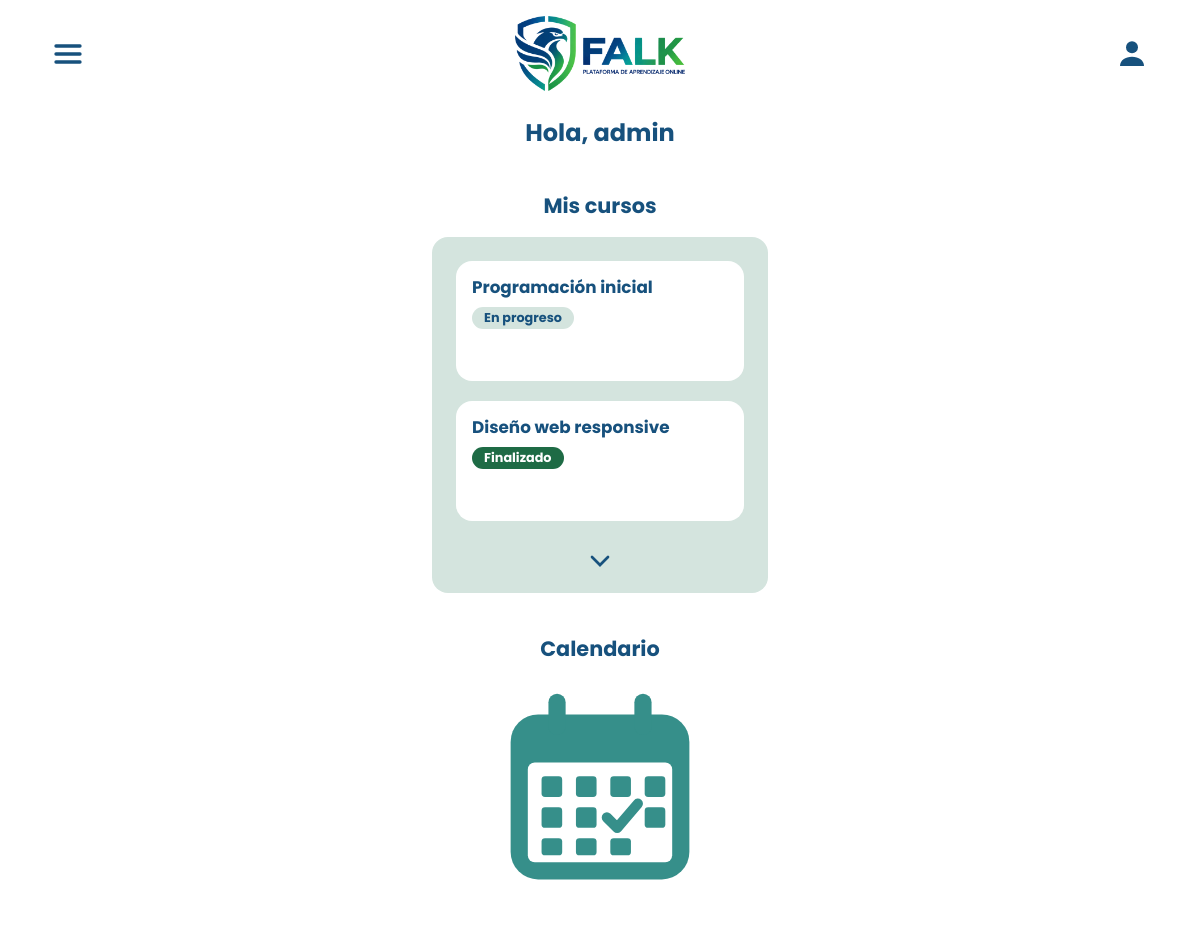
/pages-back/home.php (signed in), run on the app's committed database.
### tables this page shows
CREATE TABLE `cursos` (
  `id` int(11) NOT NULL,
  `user_id` int(11) NOT NULL,
  `nombre` varchar(255) NOT NULL,
  `estado` enum('en_progreso','finalizado') DEFAULT 'en_progreso',
  `fecha_fin` date DEFAULT NULL
);

### config/cursos-mock.php (called while the page is built, shortened)
<?php
function obtenerCursosDeUsuario(int $user_id): array {
    try {
        $pdo = DB::getConnection();
        $sql = "SELECT id, nombre, estado, fecha_fin FROM cursos WHERE user_id = ?";
        $stmt = $pdo->prepare($sql);
        $stmt->execute([$user_id]);
        return $stmt->fetchAll();
    } catch (PDOException $e) {
        return [];
    }
}
?>

### pages-back/home.php (the view, shortened to what this page needs)
<?php
require_once __DIR__ . '/../config/cursos-mock.php';
$usuario_id = $_SESSION['user_id'];
$cursos_del_usuario = obtenerCursosDeUsuario($usuario_id);
?>
<!DOCTYPE html>
<html lang="es">
<head>
    <link rel="stylesheet" href="../styles/styles.css">
</head>
<body>
    <header class="barra-superior">
        <button type="button" class="boton-icono" id="boton-menu" aria-label="Abrir menú" aria-expanded="false" aria-controls="menu-principal">
            <svg viewBox="0 0 24 24" fill="none" stroke="currentColor" stroke-width="2.5" stroke-linecap="round" aria-hidden="true">
                <line x1="3" y1="6" x2="21" y2="6" />
                <line x1="3" y1="12" x2="21" y2="12" />
                <line x1="3" y1="18" x2="21" y2="18" />
            </svg>
        </button>
        <img src="../pictures/logo-falk.png" alt="FALK - Plataforma de aprendizaje online" class="logo">
        <a href="perfil.php" class="boton-icono" aria-label="Mi perfil">
            <svg viewBox="0 0 24 24" fill="currentColor" aria-hidden="true">
                <circle cx="12" cy="7" r="4.5" />
                <path d="M3 21c0-4.4 4-7 9-7s9 2.6 9 7z" />
            </svg>
        </a>
    </header>
    <main class="contenedor-principal">
        <section class="seccion-home">
            <h1>Hola, <?= htmlspecialchars($_SESSION['username'], ENT_QUOTES, 'UTF-8') ?></h1>
        </section>
        <section class="seccion-home">
            <h2>Mis cursos</h2>
            <div class="contenedor-cursos">
                <?php
                $contador = 0;
                if (empty($cursos_del_usuario)) {
                    echo '<p class="sin-cursos">No estás inscripto en ningún curso todavía.</p>';
                } else {
                    foreach ($cursos_del_usuario as $curso) {
                        $contador++;
                        $clasesCss = "tarjeta-curso";
                        if ($contador > 2) {
                            $clasesCss .= " curso-extra oculto";
                        }
                        $estadoCss = ($curso['estado'] === 'finalizado') ? 'finalizado' : 'en-progreso';
                        $estadoTexto = ($curso['estado'] === 'finalizado') ? 'Finalizado' : 'En progreso';
                ?>
                        <article class="<?php echo $clasesCss; ?>">
                            <h3><?php echo htmlspecialchars($curso['nombre']); ?></h3>
                            <p class="estado-curso <?php echo $estadoCss; ?>"><?php echo $estadoTexto; ?></p>
                        </article>
                <?php
                    }
                }
                ?>
                <?php if (!empty($cursos_del_usuario) && count($cursos_del_usuario) > 2): ?>
                    <button type="button" id="btn-mostrar-mas" class="boton-icono boton-desplegable" aria-label="Ver más cursos" aria-expanded="false"> <svg viewBox="0 0 24 24" fill="none" stroke="currentColor" stroke-width="2" stroke-linecap="round" aria-hidden="true">
                            <polyline points="6 9 12 15 18 9" />
                        </svg>
                    </button>
                <?php endif; ?>
            </div>
        </section>
        <section class="seccion-home">
            <h2>Calendario</h2>
            <a href="calendario.php" class="calendario" aria-label="Ver calendario">
            </a>
        </section>
    </main>
</body>
</html>

### styles/styles.css (style rules this page uses)
* { margin: 0; padding: 0; box-sizing: border-box; }
body { background-color: #C2D9D1; font-family: "Poppins", Arial, sans-serif; color: #17517D; width: 100%; min-height: 100vh; }
.logo { width: 100%; max-width: 330px; height: auto; }
.barra-superior { display: flex; background-color: #FFFFFF; width: 100%; flex-direction: row; justify-content: space-between; align-items: center; padding: 16px 24px; gap: 16px; }
.barra-superior .logo { max-width: 170px; }
.boton-icono { display: flex; background: none; border: none; color: #17517D; cursor: pointer; padding: 4px; transition: transform 0.15s ease; }
.boton-icono svg { width: 32px; height: 32px; }
#boton-menu { position: relative; z-index: 11; }
.contenedor-principal { background-color: #FFFFFF; min-height: 100vh; }
.seccion-home { display: flex; max-width: 400px; text-align: center; flex-direction: column; align-items: center; padding: 8px 32px 32px; margin: 0 auto; gap: 16px; }
.seccion-home h2 { font-size: 1.3rem; font-weight: 700; }
.contenedor-cursos { display: flex; background-color: #D4E4DE; border-radius: 16px; width: 100%; flex-direction: column; align-items: center; padding: 24px 24px 12px; gap: 20px; }
.tarjeta-curso { display: flex; background-color: #FFFFFF; border-radius: 16px; width: 100%; min-height: 120px; text-align: left; flex-direction: column; align-items: flex-start; padding: 16px; gap: 8px; }
.tarjeta-curso h3 { font-size: 1.05rem; line-height: 1.3; }
.estado-curso { font-size: 0.8rem; font-weight: 700; border-radius: 999px; padding: 2px 12px; }
.estado-curso.en-progreso { color: #17517D; background-color: #D4E4DE; }
.estado-curso.finalizado { color: #FFFFFF; background-color: #1E6B45; }
.calendario { color: #368F8A; }
.calendario svg { width: 220px; max-width: 100%; height: auto; }
.boton-desplegable { transition: transform 0.3s ease; }
@media (min-width: 768px) { .logo { max-width: 380px; } }
@media (min-width: 768px) { .barra-superior { padding: 16px 48px; gap: 16px; } }

### data on the page
cursos: nombre "Programación inicial", estado "En progreso"
cursos: nombre "Diseño web responsive", estado "Finalizado"

### other printed values
$_SESSION['username'] "admin"
